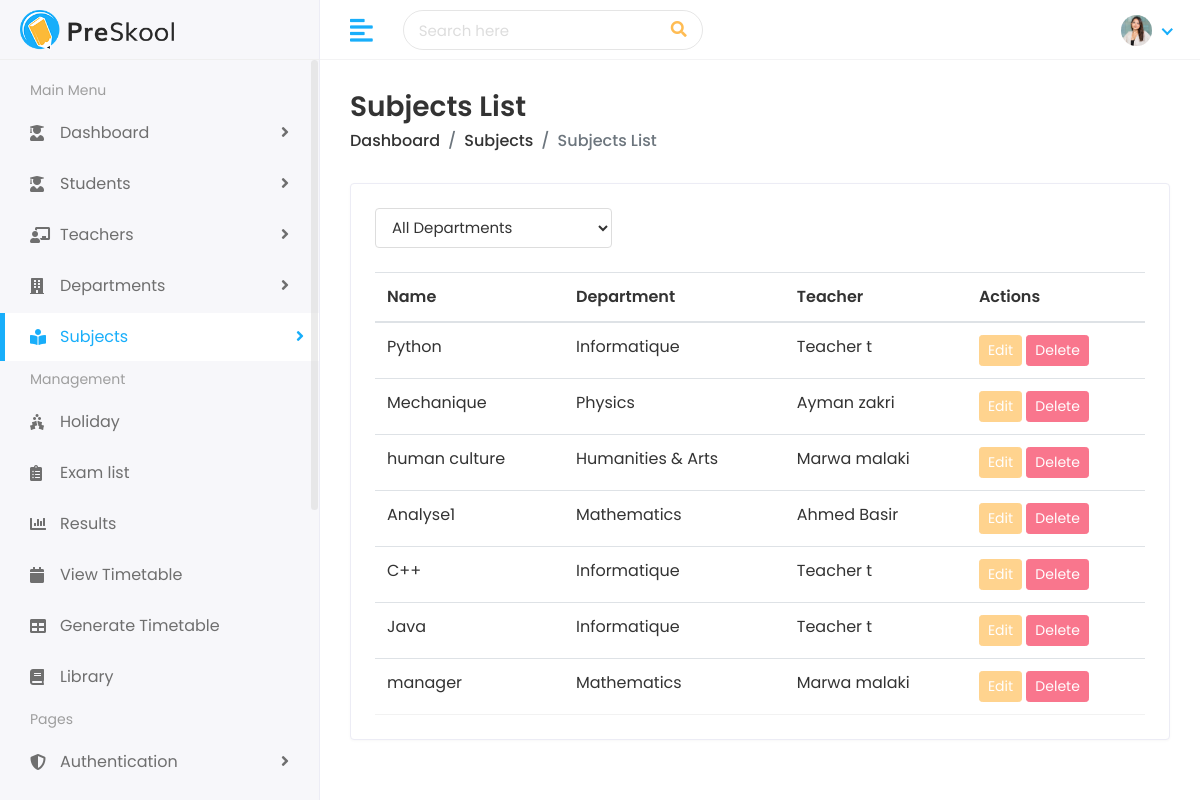
The page /academic/subjects/ on the database as committed earlier.
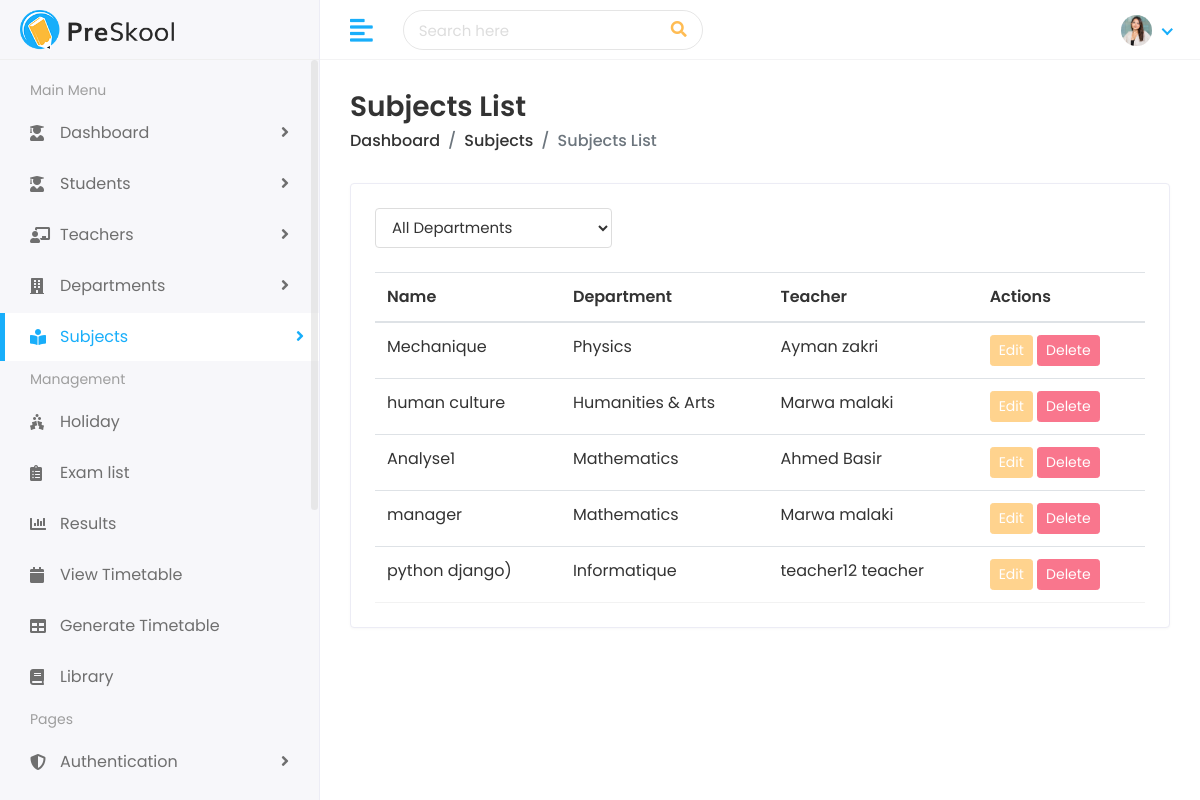
The same page on the database as committed later.
### academic/models.py (models this page shows, shortened)
class Subject(models.Model):
    name = models.CharField(max_length=100)
    department = models.ForeignKey(Department, on_delete=models.CASCADE)
    teacher = models.ForeignKey(Teacher, on_delete=models.CASCADE)

class Department(models.Model):
    name = models.CharField(max_length=100)
    head_of_dept = models.ForeignKey(
        Teacher,
        on_delete=models.SET_NULL,
        null=True,
        related_name="managed_department"
    )

### staff/models.py (models this page shows)
class Teacher(models.Model):
    user = models.OneToOneField(
        settings.AUTH_USER_MODEL,
        on_delete=models.CASCADE,
        related_name='teacher_profile'
    )
    gender = models.CharField(
        max_length=10,
        choices=[('Male', 'Male'), ('Female', 'Female')],
        null=True,
        blank=True
    )
    qualification = models.CharField(
        max_length=100,
        null=True,
        blank=True
    )
    experience = models.IntegerField(
        null=True,
        blank=True
    )
    mobile_number = models.CharField(
        max_length=15,
        null=True,
        blank=True
    )
    address = models.TextField(
        null=True,
        blank=True
    )
    joining_date = models.DateField(
        null=True,
        blank=True
    )
    department = models.ForeignKey(
        'academic.Department',
        on_delete=models.SET_NULL,
        null=True,
        blank=True
    )
    def __str__(self):
        return f"{self.user.first_name} {self.user.last_name}"

### home_auth/models.py (models this page shows, shortened)
class CustomUser(AbstractUser):
    username = models.CharField(max_length=100, unique=True)
    email = models.EmailField(max_length=255, unique=True, db_index=True)
    is_authorized = models.BooleanField(default=False)
    login_token = models.CharField(max_length=6, blank=True, null=True)
    first_name = models.CharField(max_length=30, blank=True)
    last_name = models.CharField(max_length=30, blank=True)
    date_joined = models.DateTimeField(auto_now_add=True)
    is_student = models.BooleanField(default=False)
    is_admin = models.BooleanField(default=False)
    is_teacher = models.BooleanField(default=False)
    groups = models.ManyToManyField(
        'auth.Group',
        related_name=None,
        blank=True
    )
    user_permissions = models.ManyToManyField(
        'auth.Permission',
        related_name=None,
        blank=True
    )

### academic/views.py (the view)
# urls.py: path('subjects/', views.subject_list, name='subject_list'),
def subject_list(request):
    dept_id = request.GET.get('department')
    subjects = Subject.objects.all().select_related('department', 'teacher')
    if dept_id:
        subjects = subjects.filter(department_id=dept_id)
    departments = Department.objects.all()
    return render(request, 'academic/subjects.html', {
        'subjects': subjects,
        'departments': departments,
        'selected_dept': dept_id
    })

### templates/academic/subjects.html (shortened to what this page needs)
{% extends 'Home/base.html' %}
{% block body %}
<div class="page-wrapper">
  <div class="content container-fluid">
    <div class="page-header">
      <div class="row align-items-center">
        <div class="col">
          <h3 class="page-title">Subjects List</h3>
          <ul class="breadcrumb">
            <li class="breadcrumb-item"><a href="{% url 'dashboard' %}">Dashboard</a></li>
            <li class="breadcrumb-item"><a href="{% url 'subject_list' %}">Subjects</a></li>
            <li class="breadcrumb-item active">Subjects List</li>
          </ul>
        </div>
      </div>
    </div>
    <div class="card">
      <div class="card-body">
        <div class="row mb-4">
            <div class="col-md-4">
                <form method="GET">
                    <select name="department" class="form-control" onchange="this.form.submit()">
                        <option value="">All Departments</option>
                    </select>
                </form>
            </div>
        </div>
        <table class="table">
          <thead>
            <tr>
              <th>Name</th>
              <th>Department</th>
              <th>Teacher</th>
              <th>Actions</th>
            </tr>
          </thead>
        <tbody>
  {% for s in subjects %}
  <tr>
    <td>{{ s.name }}</td>
    <td>{{ s.department.name }}</td>
    <td>{{ s.teacher }}</td>
    <td>
      <a href="{% url 'edit_subject' s.id %}"
         class="btn btn-sm btn-primary {% if not request.user.is_admin %}disabled{% endif %}">
        Edit
      </a>
      <a href="{% url 'delete_subject' s.id %}"
         class="btn btn-sm btn-danger {% if not request.user.is_admin %}disabled{% endif %}">
        Delete
      </a>
    </td>
  </tr>
  {% empty %}
  <tr>
    <td colspan="4">No subjects</td>
  </tr>
  {% endfor %}
</tbody>
        </table>
      </div>
    </div>
  </div>
</div>
{% endblock %}

### templates/Home/base.html (shortened to what this page needs)
{% load static %}
<!DOCTYPE html>
<html lang="en">
   <head>
      <link rel="stylesheet" href="{%static 'assets/plugins/bootstrap/css/bootstrap.min.css' %}">
      <link rel="stylesheet" href="{%static 'assets/plugins/fontawesome/css/fontawesome.min.css' %}">
      <link rel="stylesheet" href="{%static 'assets/plugins/fontawesome/css/all.min.css' %}">
      <link rel="stylesheet" href="{%static 'assets/plugins/select2/css/select2.min.css' %}">
      <link rel="stylesheet" href="{%static 'assets/plugins/simple-calendar/simple-calendar.css' %}">
      <link rel="stylesheet" href="{%static 'assets/css/style.css' %}">
   </head>
   <body>
      <div class="main-wrapper">
         <div class="header">
            <div class="header-left">
               <a href="{% url 'dashboard' %}" class="logo">
               <img src="{%static 'assets/img/logo.png' %}" alt="Logo">
               </a>
            </div>
            <a href="javascript:void(0);" id="toggle_btn">
            <i class="fas fa-align-left"></i>
            </a>
            <div class="top-nav-search">
               <form>
                  <input type="text" class="form-control" placeholder="Search here">
                  <button class="btn" type="submit"><i class="fas fa-search"></i></button>
               </form>
            </div>
            <ul class="nav user-menu">
               <li class="nav-item dropdown noti-dropdown">
                  <a href="#" class="dropdown-toggle nav-link" data-toggle="dropdown">
                  </a>
               </li>
               <li class="nav-item dropdown has-arrow">
                  <a href="#" class="dropdown-toggle nav-link" data-toggle="dropdown">
                  <span class="user-img"><img class="rounded-circle" src="{%static 'assets/img/profiles/avatar-01.jpg'%}" width="31" alt="Ryan Taylor"></span>
                  </a>
               </li>
            </ul>
         </div>
         <div class="sidebar" id="sidebar">
            <div class="sidebar-inner slimscroll">
               <div id="sidebar-menu" class="sidebar-menu">
                  <ul>
                     <li class="menu-title">
                        <span>Main Menu</span>
                     </li>
                     <li class="submenu {% if request.resolver_match.url_name == 'dashboard' or request.resolver_match.url_name == 'student_dashboard' %}active{% endif %}">
                        <a href="#"><i class="fas fa-user-graduate"></i> <span> Dashboard</span> <span class="menu-arrow"></span></a>
                     </li>
                     <li class="submenu {% if 'student' in request.path %}active{% endif %}">
                        <a href="#"><i class="fas fa-user-graduate"></i> <span> Students</span> <span class="menu-arrow"></span></a>
                     </li>
                     <li class="submenu {% if 'teacher' in request.path %}active{% endif %}">
                        <a href="#"><i class="fas fa-chalkboard-teacher"></i> <span> Teachers</span> <span class="menu-arrow"></span></a>
                     </li>
                     <li class="submenu {% if 'department' in request.path %}active{% endif %}">
                        <a href="#"><i class="fas fa-building"></i> <span> Departments</span> <span class="menu-arrow"></span></a>
                     </li>
                     <li class="submenu {% if 'subject' in request.path %}active{% endif %}">
                        <a href="#"><i class="fas fa-book-reader"></i> <span> Subjects</span> <span class="menu-arrow"></span></a>
                     </li>
                     <li class="menu-title">
                        <span>Management</span>
                     </li>
                     <li class="{% if request.resolver_match.url_name == 'holiday_list' %}active{% endif %}">
                        <a href="{% url 'holiday_list' %}"><i class="fas fa-holly-berry"></i> <span>Holiday</span></a>
                     </li>
                     <li class="{% if request.resolver_match.url_name == 'exam_list' %}active{% endif %}">
                        <a href="{% url 'exam_list' %}"><i class="fas fa-clipboard-list"></i> <span>Exam list</span></a>
                     </li>
                     <li class="{% if request.resolver_match.url_name == 'results' %}active{% endif %}">
                        <a href="{% url 'results' %}"><i class="fas fa-chart-bar"></i> <span>Results</span></a>
                     </li>
                     <li class="{% if request.resolver_match.url_name == 'timetable_list' %}active{% endif %}">
                        <a href="{% url 'timetable_list' %}">
                            <i class="fas fa-calendar"></i> <span>View Timetable</span>
                        </a>
                    </li>
<li>
  <a href="{% url 'visual_tool' %}">
    <i class="fas fa-table"></i> <span>Generate Timetable</span>
  </a>
</li>
                     <li>
                        <a href="library.html"><i class="fas fa-book"></i> <span>Library</span></a>
                     </li>
                     <li class="menu-title">
                        <span>Pages</span>
                     </li>
                     <li class="submenu">
                        <a href="#"><i class="fas fa-shield-alt"></i> <span> Authentication </span> <span class="menu-arrow"></span></a>
                     </li>
                     <li>
                        <a href="blank-page.html"> <span>Blank Page</span></a>
                     </li>
                  </ul>
               </div>
            </div>
         </div>
         {% block body %}
         {% endblock %}
      </div>
  </body>
  </html>

Rows that differ between the two databases and show on the page:
removed Subject: name "Python", department.name "Informatique", teacher "Teacher t"
removed Subject: name "C++", department.name "Informatique", teacher "Teacher t"
removed Subject: name "Java", department.name "Informatique", teacher "Teacher t"
added Subject: name "python django)", department.name "Informatique", teacher "teacher12 teacher"
